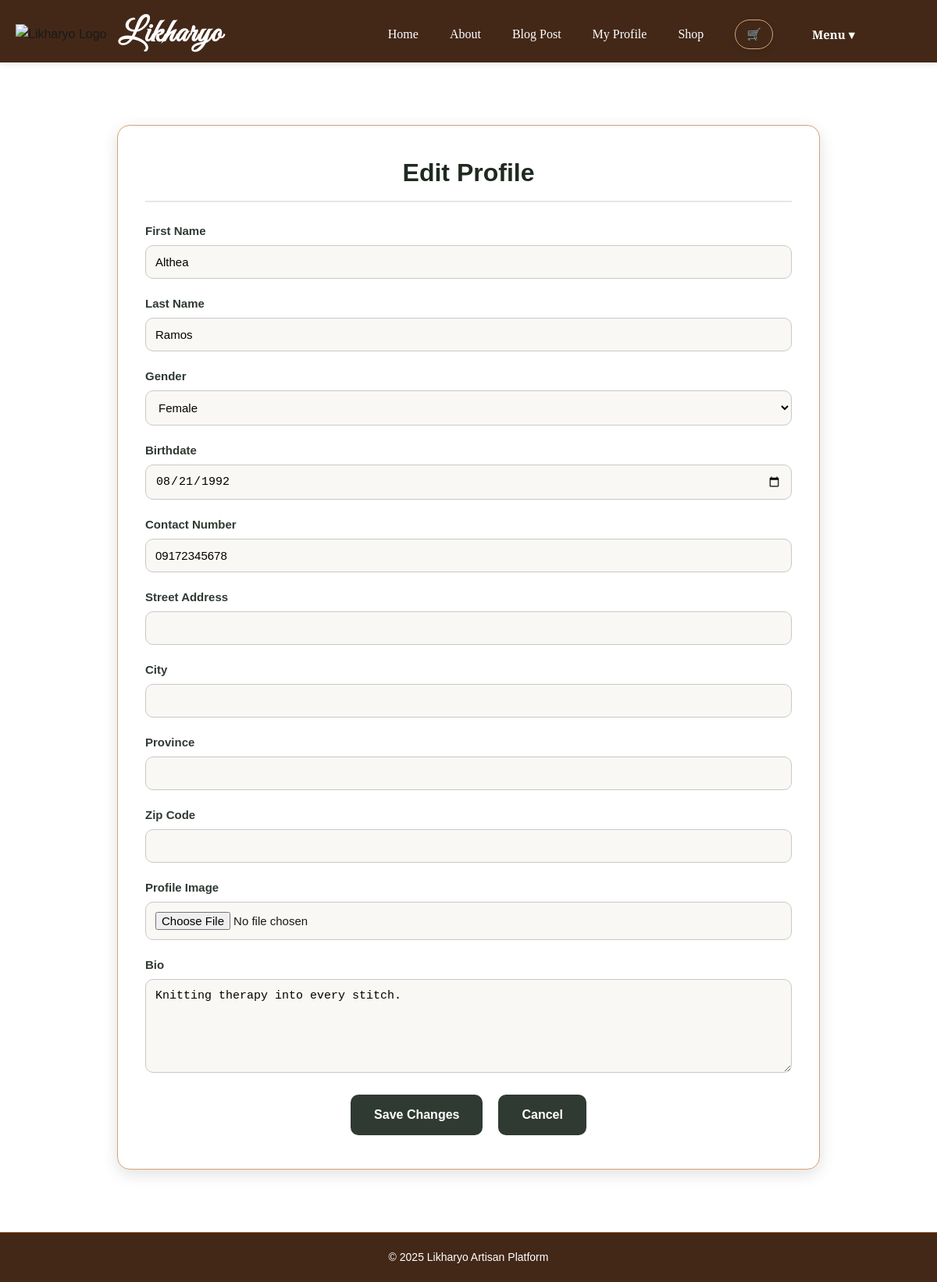
The app's page /profile/edit (signed in) with its own data.
### models.py (models this page shows, shortened)
class User(UserMixin, db.Model):
    __tablename__ = 'users'
    user_id = db.Column(db.Integer, primary_key=True)
    username = db.Column(db.String(150), unique=True, nullable=False)
    password_hash = db.Column(db.String(150), nullable=False)
    is_admin = db.Column(db.Boolean, default=False)
    first_name = db.Column(db.String(150), nullable=True)
    last_name = db.Column(db.String(150), nullable=True)
    gender = db.Column(db.String(50), nullable=True)
    birthdate = db.Column(db.Date, nullable=True)
    contact_num = db.Column(db.String(20), nullable=False, default="N/A")
    bio = db.Column(db.Text, nullable=True)
    profile_img_url = db.Column(db.String(250), nullable=True, default='images/default.png')
    address = db.relationship('Address', backref='user', uselist=False, cascade="all, delete-orphan", lazy=True)
    shops = db.relationship('Shop', backref='owner', lazy=True)

### views.py (the view, shortened to what this page needs)
@views_bp.route('/profile/edit', methods=['GET', 'POST'])
@login_required
def edit_profile():
    user = current_user
    form = UserProfileForm(obj=user)
    return render_template('edit_profile.html', form=form, user=user)

### app.py (called while the page is built)
@login_manager.user_loader
def load_user(user_id):
    return User.query.get(int(user_id))

### templates/edit_profile.html (shortened to what this page needs)
{% extends "base.html" %}
{% block extra_css %}
<link rel="stylesheet" href="{{ url_for('static', filename='edit_profile.css') }}" />
{% endblock %}
{% block content %}
<div class="container mt-4">
    <div class="edit-profile-container">
        <h2>Edit Profile</h2>
        <form method="POST" enctype="multipart/form-data">
            <div class="row">
                <div class="col-md-6">
                    <div class="form-group mb-3">
                        {{ form.first_name.label }}
                        {{ form.first_name(class="form-control") }}
                    </div>
                    <div class="form-group mb-3">
                        {{ form.last_name.label }}
                        {{ form.last_name(class="form-control") }}
                    </div>
                    <div class="form-group mb-3">
                        {{ form.gender.label }}
                        {{ form.gender(class="form-control") }}
                    </div>
                    <div class="form-group mb-3">
                        {{ form.birthdate.label }}
                        {{ form.birthdate(class="form-control") }}
                    </div>
                    <div class="form-group mb-3">
                        {{ form.contact_num.label }}
                        {{ form.contact_num(class="form-control") }}
                    </div>
                </div>
                <div class="col-md-6">
                    <div class="form-group mb-3">
                        {{ form.street_address.label }}
                        {{ form.street_address(class="form-control") }}
                    </div>
                    <div class="form-group mb-3">
                        {{ form.city.label }}
                        {{ form.city(class="form-control") }}
                    </div>
                    <div class="form-group mb-3">
                        {{ form.province.label }}
                        {{ form.province(class="form-control") }}
                    </div>
                    <div class="form-group mb-3">
                        {{ form.zip_code.label }}
                        {{ form.zip_code(class="form-control") }}
                    </div>
                </div>
            </div>
            <div class="form-group mb-3">
                {{ form.profile_image.label }}
                {{ form.profile_image(class="form-control") }}
            </div>
            <div class="form-group mb-3">
                {{ form.bio.label }}
                {{ form.bio(class="form-control", rows="4") }}
            </div>
            <div class="button-group">
                <button type="submit" class="btn-primary-secondary">Save Changes</button>
                <a href="{{ url_for('views.profile') }}" class="btn-primary-secondary">Cancel</a>
            </div>
        </form>
    </div> </div>
{% endblock %}

### static/base.css (style rules this page uses)
* { margin: 0; padding: 0; box-sizing: border-box; }
body { font-family: 'Poppins', sans-serif; background: linear-gradient(190deg, #f5ebe0); color: #1a1a1a; line-height: 1.6; display: flex; flex-direction: column; min-height: 100vh; }

### static/edit_profile.css (style rules this page uses)
.edit-profile-container { max-width: 900px; margin: 40px auto; background: #ffffff; border: 1px solid #d4a373; padding: 35px; border-radius: 16px; box-shadow: 0 6px 20px rgba(0, 0, 0, 0.12); transition: transform 0.2s ease, box-shadow 0.2s ease; }
.edit-profile-container h2 { color: #1f2a20; font-weight: 700; font-size: 32px; margin-bottom: 25px; border-bottom: 2px solid #e6e6e6; padding-bottom: 10px; text-align: center; }
form .form-group label { font-weight: 600; margin-bottom: 6px; color: #2f3a32; font-size: 15px; display: block; text-align: left; }
form .form-control { border-radius: 10px; border: 1px solid #c8c8c8; background: #faf8f4; padding: 12px; transition: all 0.25s ease; font-size: 15px; width: 100%; margin: 0; display: block; }
form textarea.form-control { resize: vertical; min-height: 120px; }
.btn-primary-secondary { background-color: #2f3a32; border: 2px solid #2f3a32; color: #fff; padding: 12px 28px; border-radius: 10px; font-size: 16px; font-weight: 600; cursor: pointer; transition: 0.3s ease; margin: 8px 4px; display: inline-block; text-align: center; text-decoration: none; line-height: 1.5; vertical-align: middle; }
.button-group { display: flex; justify-content: center; gap: 12px; margin-top: 20px; width: 100%; }
.form-group { margin-bottom: 20px; }

### records on screen
User: first_name "Althea", last_name "Ramos", gender "Female", birthdate "08/21/1992", contact_num "09172345678", bio "Knitting therapy into every stitch."
